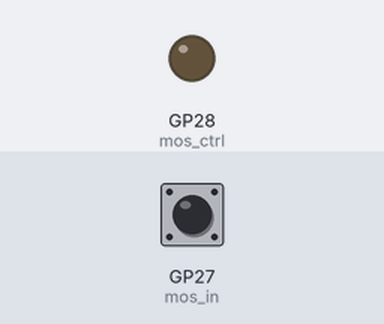
Simulated run of this program. Board: Raspberry Pi Pico running MicroPython. Shown: output pins drawn as LEDs (lit = HIGH). The test bench sets the inputs (shaded band); at power-on: GP27 (mos_in) HIGH. What the program prints to the serial console is not drawn.

Above: at 1.2 s.
1.3 s: GP27 (mos_in) pulled LOW for 0.15 s
At 2.5 s:
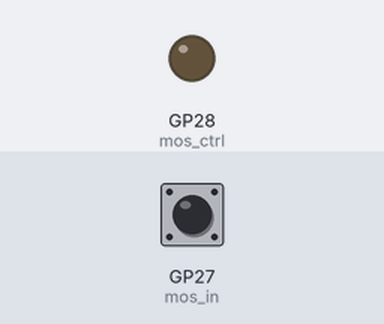
2.9 s: GP27 (mos_in) pulled LOW for 1 s
At 3.7 s:
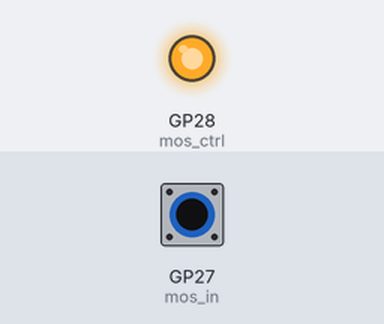
5.4 s: GP27 (mos_in) pulled LOW for 3.2 s
At 9.7 s:
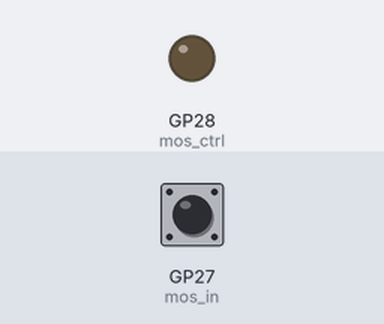
Timing chart, 0 to 11.2 s (numbered marks = the images above; inputs shaded):
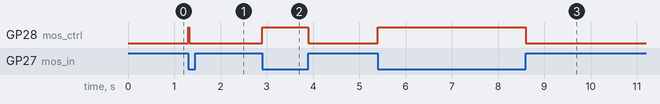

The program:

mostest1.py
```python
from machine import Pin
from machine import Timer
import utime

mos_ctrl = Pin(28,Pin.OUT)
mos_ctrl.off()
led = (16,Pin.OUT)
#led.off()
mos_in = Pin(27,Pin.IN,Pin.PULL_UP)
i=123
def erer():
    #print("t1")
    if mos_in.value()==0:
        print(i)

tim=Timer(period=1,mode=Timer.PERIODIC,callback = lambda t:erer())
utime.sleep_ms(1000)
mos_ctrl.on()
utime.sleep_ms(25)
mos_ctrl.off()
utime.sleep_ms(500)
print("START TEST")
mos_ctrl.on()
i=i+1
utime.sleep_ms(500)
mos_ctrl.off()
utime.sleep_ms(500)
mos_ctrl.on()
i=i+1
utime.sleep_ms(100)
mos_ctrl.off()
```

Measured:
- after the input at 1.3 s, GP28 (mos_ctrl): LOW → HIGH at once, → LOW 0.03 s later
- after the input at 2.9 s, GP28 (mos_ctrl): LOW → HIGH at once, → LOW 1.0 s later
- after the input at 5.4 s, GP28 (mos_ctrl): LOW → HIGH at once, → LOW 3.2 s later
